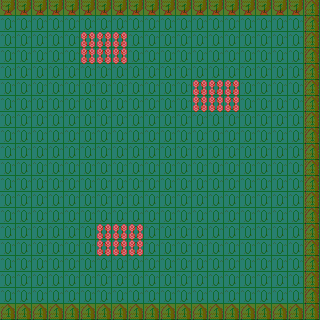

The image is a tile-based game level rendered from a .tmx file. Its description and source (layers, tilesets, objects; grid data summarised) follow:
An orthogonal 20x20 tile map with 16x16 px tiles, 2 tile layers (Layer 1, colisoes), 2 tilesets.

<map version="1.2" orientation="orthogonal" renderorder="right-down" width="20" height="20" tilewidth="16" tileheight="16" nextobjectid="1">
  <properties>
    <property name="sw1" value="26" />
    <property name="sw2" value="20" />
    <property name="sw3" value="65" />
    <property name="sw4" value="66" />
    <property name="sw5" value="12" />
    <property name="sw6" value="10" />
  </properties>
  <tileset firstgid="1" name="overworld" columns="8" tilecount="64" tileheight="16" tilewidth="16">
    <image source="../sprites/tilesets/overworld.png" width="128" height="128" />
    <tile id="1">
      <animation>
        <frame tileid="1" duration="500" />
        <frame tileid="0" duration="500" />
      </animation>
    </tile>
    <tile id="34">
      <animation>
        <frame tileid="34" duration="500" />
        <frame tileid="37" duration="500" />
      </animation>
    </tile>
    <tile id="35">
      <animation>
        <frame tileid="35" duration="500" />
        <frame tileid="38" duration="500" />
      </animation>
    </tile>
    <tile id="36">
      <animation>
        <frame tileid="36" duration="500" />
        <frame tileid="39" duration="500" />
      </animation>
    </tile>
    <tile id="42">
      <animation>
        <frame tileid="42" duration="500" />
        <frame tileid="45" duration="500" />
      </animation>
    </tile>
    <tile id="43">
      <animation>
        <frame tileid="43" duration="500" />
        <frame tileid="46" duration="500" />
      </animation>
    </tile>
    <tile id="44">
      <animation>
        <frame tileid="44" duration="500" />
        <frame tileid="47" duration="500" />
      </animation>
    </tile>
    <tile id="50">
      <animation>
        <frame tileid="50" duration="500" />
        <frame tileid="53" duration="500" />
      </animation>
    </tile>
    <tile id="51">
      <animation>
        <frame tileid="51" duration="500" />
        <frame tileid="54" duration="500" />
      </animation>
    </tile>
    <tile id="52">
      <animation>
        <frame tileid="52" duration="500" />
        <frame tileid="55" duration="500" />
      </animation>
    </tile>
  </tileset>
  <tileset firstgid="65" name="colisoes_v2" columns="8" tilecount="64" tileheight="16" tilewidth="16">
    <image source="../sprites/tilesets/colisoes_v2.png" width="128" height="128" />
  </tileset>
  <layer name="Layer 1" width="20" height="20">
    <data>[400 cells, 400 non-empty, 5 distinct tile ids]</data>
  </layer>
  <layer name="colisoes" width="20" height="20">
    <data>[400 cells, 400 non-empty, 2 distinct tile ids]</data>
  </layer>
  <objectgroup name="funcoes" />
</map>
